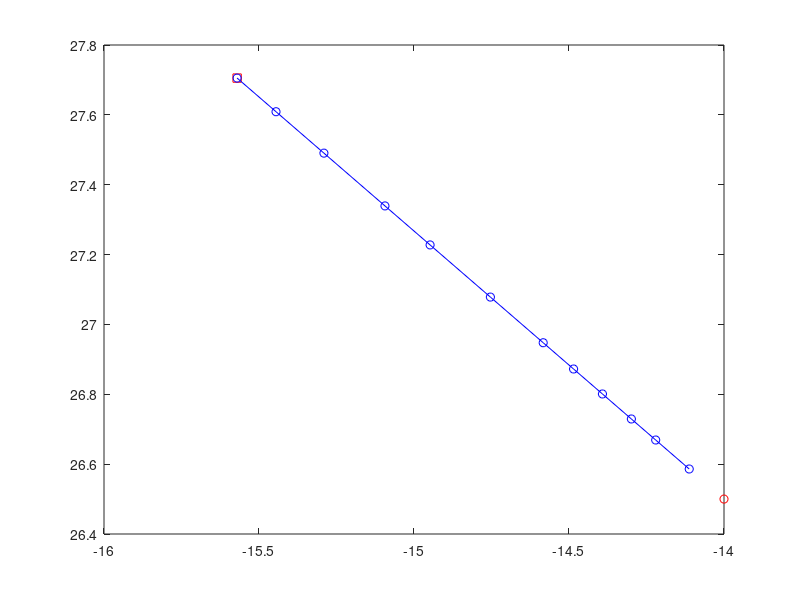

Source code (MATLAB):

%linspace(x,x0,10)

%Calculos en longitud
x= -12.4678; y=28.5227;
x0=-13.7051;y0=28.8024;
m=(y-y0)/(x-x0);
x0=-13.8933;y0=28.2256;

xf=[-13.0563 -13.1629 -13.2695 -13.3752 -13.4690 -13.5822 -13.6735 -13.7674 -13.8349 -13.8933];
yf=xf.*m-x0*m+y0;

for ii=1:length(yf)
       fprintf('%03d       ;%7.4f;   %7.4f;1\n ',24+ii,xf(ii),yf(ii))
end

%Calculos en latitud
x0=-14.0000;y0=26.5000;
x= -15.5706; y=27.7053;

m=(y-y0)/(x-x0);



yf=[ 27.7053 27.6090 27.4904 27.3393 27.2276 27.0783 26.9476 26.8724 26.8009 26.7293 26.6691 26.5861];
yf=fliplr(yf)
xf=x0+(yf-y0)/m;

for ii=1:length(yf)
       fprintf('%03d       ,%7.4f,   %7.4f,1\n ',52+ii,xf(ii),yf(ii))
end

plot(x,y,'sr');hold on
plot(x0,y0,'or');
plot(xf,yf,'ob-');

